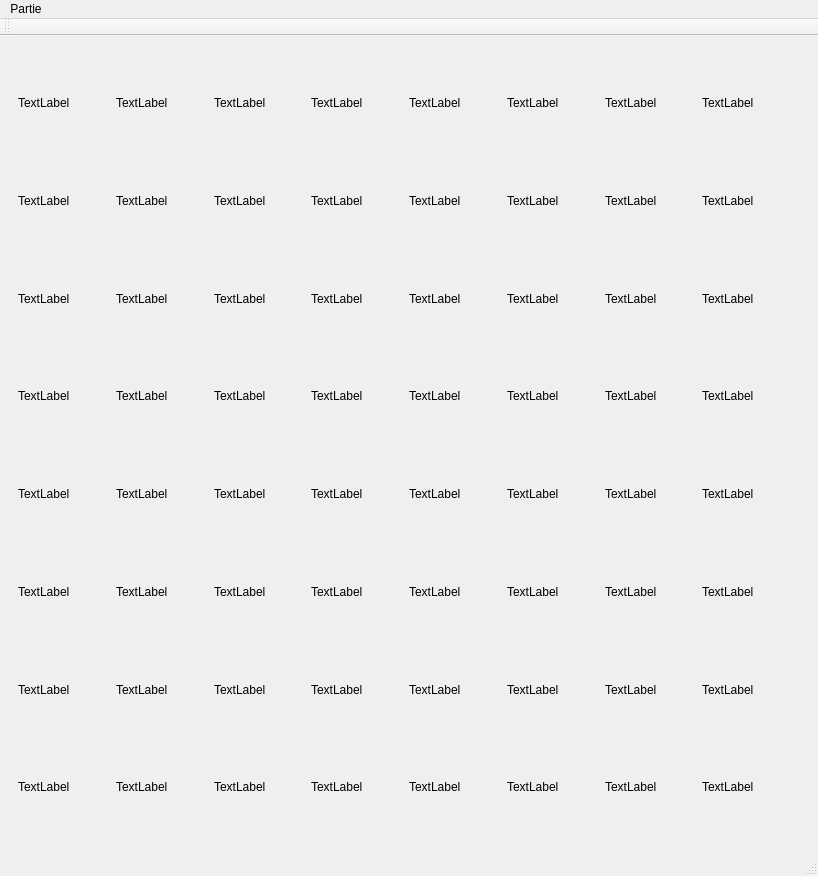
<?xml version="1.0" encoding="UTF-8"?>
<ui version="4.0">
 <class>MainWindow</class>
 <widget class="QMainWindow" name="MainWindow">
  <property name="geometry">
   <rect>
    <x>0</x>
    <y>0</y>
    <width>800</width>
    <height>600</height>
   </rect>
  </property>
  <property name="windowTitle">
   <string>MainWindow</string>
  </property>
  <widget class="QWidget" name="centralwidget">
   <property name="sizePolicy">
    <sizepolicy hsizetype="Fixed" vsizetype="Fixed">
     <horstretch>0</horstretch>
     <verstretch>0</verstretch>
    </sizepolicy>
   </property>
   <layout class="QGridLayout" name="gridLayout">
    <property name="sizeConstraint">
     <enum>QLayout::SetDefaultConstraint</enum>
    </property>
    <property name="leftMargin">
     <number>9</number>
    </property>
    <property name="topMargin">
     <number>9</number>
    </property>
    <property name="spacing">
     <number>0</number>
    </property>
    <item row="0" column="0">
     <widget class="EchecGrille" name="echecGrille" native="true">
      <property name="minimumSize">
       <size>
        <width>800</width>
        <height>800</height>
       </size>
      </property>
      <property name="maximumSize">
       <size>
        <width>800</width>
        <height>800</height>
       </size>
      </property>
      <layout class="QGridLayout" name="gridLayout_2">
       <property name="sizeConstraint">
        <enum>QLayout::SetNoConstraint</enum>
       </property>
       <property name="spacing">
        <number>0</number>
       </property>
       <item row="1" column="5">
        <widget class="EchecCase" name="label_14">
         <property name="text">
          <string>TextLabel</string>
         </property>
        </widget>
       </item>
       <item row="1" column="7">
        <widget class="EchecCase" name="label_16">
         <property name="text">
          <string>TextLabel</string>
         </property>
        </widget>
       </item>
       <item row="2" column="3">
        <widget class="EchecCase" name="label_20">
         <property name="text">
          <string>TextLabel</string>
         </property>
        </widget>
       </item>
       <item row="4" column="1">
        <widget class="EchecCase" name="label_34">
         <property name="text">
          <string>TextLabel</string>
         </property>
        </widget>
       </item>
       <item row="4" column="2">
        <widget class="EchecCase" name="label_35">
         <property name="text">
          <string>TextLabel</string>
         </property>
        </widget>
       </item>
       <item row="2" column="4">
        <widget class="EchecCase" name="label_21">
         <property name="text">
          <string>TextLabel</string>
         </property>
        </widget>
       </item>
       <item row="6" column="3">
        <widget class="EchecCase" name="label_52">
         <property name="text">
          <string>TextLabel</string>
         </property>
        </widget>
       </item>
       <item row="6" column="2">
        <widget class="EchecCase" name="label_51">
         <property name="text">
          <string>TextLabel</string>
         </property>
        </widget>
       </item>
       <item row="5" column="2">
        <widget class="EchecCase" name="label_43">
         <property name="text">
          <string>TextLabel</string>
         </property>
        </widget>
       </item>
       <item row="0" column="6">
        <widget class="EchecCase" name="label_07">
         <property name="text">
          <string>TextLabel</string>
         </property>
        </widget>
       </item>
       <item row="0" column="0">
        <widget class="EchecCase" name="label_01">
         <property name="text">
          <string>TextLabel</string>
         </property>
        </widget>
       </item>
       <item row="5" column="7">
        <widget class="EchecCase" name="label_48">
         <property name="text">
          <string>TextLabel</string>
         </property>
        </widget>
       </item>
       <item row="3" column="0">
        <widget class="EchecCase" name="label_25">
         <property name="text">
          <string>TextLabel</string>
         </property>
        </widget>
       </item>
       <item row="0" column="7">
        <widget class="EchecCase" name="label_08">
         <property name="text">
          <string>TextLabel</string>
         </property>
        </widget>
       </item>
       <item row="2" column="0">
        <widget class="EchecCase" name="label_17">
         <property name="text">
          <string>TextLabel</string>
         </property>
        </widget>
       </item>
       <item row="2" column="2">
        <widget class="EchecCase" name="label_19">
         <property name="text">
          <string>TextLabel</string>
         </property>
        </widget>
       </item>
       <item row="1" column="0">
        <widget class="EchecCase" name="label_09">
         <property name="text">
          <string>TextLabel</string>
         </property>
        </widget>
       </item>
       <item row="3" column="5">
        <widget class="EchecCase" name="label_30">
         <property name="text">
          <string>TextLabel</string>
         </property>
        </widget>
       </item>
       <item row="6" column="6">
        <widget class="EchecCase" name="label_55">
         <property name="text">
          <string>TextLabel</string>
         </property>
        </widget>
       </item>
       <item row="1" column="2">
        <widget class="EchecCase" name="label_11">
         <property name="text">
          <string>TextLabel</string>
         </property>
        </widget>
       </item>
       <item row="4" column="6">
        <widget class="EchecCase" name="label_39">
         <property name="text">
          <string>TextLabel</string>
         </property>
        </widget>
       </item>
       <item row="6" column="0">
        <widget class="EchecCase" name="label_49">
         <property name="text">
          <string>TextLabel</string>
         </property>
        </widget>
       </item>
       <item row="0" column="4">
        <widget class="EchecCase" name="label_05">
         <property name="text">
          <string>TextLabel</string>
         </property>
        </widget>
       </item>
       <item row="4" column="3">
        <widget class="EchecCase" name="label_36">
         <property name="text">
          <string>TextLabel</string>
         </property>
        </widget>
       </item>
       <item row="0" column="5">
        <widget class="EchecCase" name="label_06">
         <property name="text">
          <string>TextLabel</string>
         </property>
        </widget>
       </item>
       <item row="2" column="7">
        <widget class="EchecCase" name="label_24">
         <property name="text">
          <string>TextLabel</string>
         </property>
        </widget>
       </item>
       <item row="0" column="1">
        <widget class="EchecCase" name="label_02">
         <property name="text">
          <string>TextLabel</string>
         </property>
        </widget>
       </item>
       <item row="4" column="0">
        <widget class="EchecCase" name="label_33">
         <property name="text">
          <string>TextLabel</string>
         </property>
        </widget>
       </item>
       <item row="3" column="7">
        <widget class="EchecCase" name="label_32">
         <property name="text">
          <string>TextLabel</string>
         </property>
        </widget>
       </item>
       <item row="3" column="2">
        <widget class="EchecCase" name="label_27">
         <property name="text">
          <string>TextLabel</string>
         </property>
        </widget>
       </item>
       <item row="3" column="4">
        <widget class="EchecCase" name="label_29">
         <property name="text">
          <string>TextLabel</string>
         </property>
        </widget>
       </item>
       <item row="5" column="5">
        <widget class="EchecCase" name="label_46">
         <property name="text">
          <string>TextLabel</string>
         </property>
        </widget>
       </item>
       <item row="6" column="5">
        <widget class="EchecCase" name="label_54">
         <property name="text">
          <string>TextLabel</string>
         </property>
        </widget>
       </item>
       <item row="1" column="6">
        <widget class="EchecCase" name="label_15">
         <property name="text">
          <string>TextLabel</string>
         </property>
        </widget>
       </item>
       <item row="1" column="1">
        <widget class="EchecCase" name="label_10">
         <property name="text">
          <string>TextLabel</string>
         </property>
        </widget>
       </item>
       <item row="5" column="0">
        <widget class="EchecCase" name="label_41">
         <property name="text">
          <string>TextLabel</string>
         </property>
        </widget>
       </item>
       <item row="5" column="4">
        <widget class="EchecCase" name="label_45">
         <property name="text">
          <string>TextLabel</string>
         </property>
        </widget>
       </item>
       <item row="2" column="5">
        <widget class="EchecCase" name="label_22">
         <property name="text">
          <string>TextLabel</string>
         </property>
        </widget>
       </item>
       <item row="3" column="6">
        <widget class="EchecCase" name="label_31">
         <property name="text">
          <string>TextLabel</string>
         </property>
        </widget>
       </item>
       <item row="6" column="1">
        <widget class="EchecCase" name="label_50">
         <property name="text">
          <string>TextLabel</string>
         </property>
        </widget>
       </item>
       <item row="5" column="6">
        <widget class="EchecCase" name="label_47">
         <property name="text">
          <string>TextLabel</string>
         </property>
        </widget>
       </item>
       <item row="6" column="4">
        <widget class="EchecCase" name="label_53">
         <property name="text">
          <string>TextLabel</string>
         </property>
        </widget>
       </item>
       <item row="1" column="4">
        <widget class="EchecCase" name="label_13">
         <property name="text">
          <string>TextLabel</string>
         </property>
        </widget>
       </item>
       <item row="5" column="1">
        <widget class="EchecCase" name="label_42">
         <property name="text">
          <string>TextLabel</string>
         </property>
        </widget>
       </item>
       <item row="5" column="3">
        <widget class="EchecCase" name="label_44">
         <property name="text">
          <string>TextLabel</string>
         </property>
        </widget>
       </item>
       <item row="0" column="3">
        <widget class="EchecCase" name="label_04">
         <property name="text">
          <string>TextLabel</string>
         </property>
        </widget>
       </item>
       <item row="4" column="5">
        <widget class="EchecCase" name="label_38">
         <property name="text">
          <string>TextLabel</string>
         </property>
        </widget>
       </item>
       <item row="4" column="4">
        <widget class="EchecCase" name="label_37">
         <property name="text">
          <string>TextLabel</string>
         </property>
        </widget>
       </item>
       <item row="4" column="7">
        <widget class="EchecCase" name="label_40">
         <property name="text">
          <string>TextLabel</string>
         </property>
        </widget>
       </item>
       <item row="0" column="2">
        <widget class="EchecCase" name="label_03">
         <property name="text">
          <string>TextLabel</string>
         </property>
        </widget>
       </item>
       <item row="2" column="1">
        <widget class="EchecCase" name="label_18">
         <property name="text">
          <string>TextLabel</string>
         </property>
        </widget>
       </item>
       <item row="1" column="3">
        <widget class="EchecCase" name="label_12">
         <property name="text">
          <string>TextLabel</string>
         </property>
        </widget>
       </item>
       <item row="2" column="6">
        <widget class="EchecCase" name="label_23">
         <property name="text">
          <string>TextLabel</string>
         </property>
        </widget>
       </item>
       <item row="3" column="1">
        <widget class="EchecCase" name="label_26">
         <property name="text">
          <string>TextLabel</string>
         </property>
        </widget>
       </item>
       <item row="6" column="7">
        <widget class="EchecCase" name="label_56">
         <property name="text">
          <string>TextLabel</string>
         </property>
        </widget>
       </item>
       <item row="3" column="3">
        <widget class="EchecCase" name="label_28">
         <property name="text">
          <string>TextLabel</string>
         </property>
        </widget>
       </item>
       <item row="7" column="0">
        <widget class="EchecCase" name="label_57">
         <property name="text">
          <string>TextLabel</string>
         </property>
        </widget>
       </item>
       <item row="7" column="1">
        <widget class="EchecCase" name="label_58">
         <property name="text">
          <string>TextLabel</string>
         </property>
        </widget>
       </item>
       <item row="7" column="2">
        <widget class="EchecCase" name="label_59">
         <property name="text">
          <string>TextLabel</string>
         </property>
        </widget>
       </item>
       <item row="7" column="3">
        <widget class="EchecCase" name="label_60">
         <property name="text">
          <string>TextLabel</string>
         </property>
        </widget>
       </item>
       <item row="7" column="4">
        <widget class="EchecCase" name="label_61">
         <property name="text">
          <string>TextLabel</string>
         </property>
        </widget>
       </item>
       <item row="7" column="5">
        <widget class="EchecCase" name="label_62">
         <property name="text">
          <string>TextLabel</string>
         </property>
        </widget>
       </item>
       <item row="7" column="6">
        <widget class="EchecCase" name="label_63">
         <property name="text">
          <string>TextLabel</string>
         </property>
        </widget>
       </item>
       <item row="7" column="7">
        <widget class="EchecCase" name="label_64">
         <property name="text">
          <string>TextLabel</string>
         </property>
        </widget>
       </item>
      </layout>
     </widget>
    </item>
   </layout>
  </widget>
  <widget class="QMenuBar" name="menubar">
   <property name="geometry">
    <rect>
     <x>0</x>
     <y>0</y>
     <width>800</width>
     <height>22</height>
    </rect>
   </property>
   <widget class="QMenu" name="menuFichier">
    <property name="title">
     <string>Partie</string>
    </property>
    <addaction name="actionNouvelle_partie"/>
   </widget>
   <addaction name="menuFichier"/>
  </widget>
  <widget class="QStatusBar" name="statusbar"/>
  <widget class="QToolBar" name="toolBar">
   <property name="windowTitle">
    <string>toolBar</string>
   </property>
   <attribute name="toolBarArea">
    <enum>TopToolBarArea</enum>
   </attribute>
   <attribute name="toolBarBreak">
    <bool>false</bool>
   </attribute>
  </widget>
  <action name="actionNouvelle_partie">
   <property name="text">
    <string>Nouvelle partie</string>
   </property>
  </action>
 </widget>
 <customwidgets>
  <customwidget>
   <class>EchecCase</class>
   <extends>QLabel</extends>
   <header location="global">echeccase.h</header>
  </customwidget>
  <customwidget>
   <class>EchecGrille</class>
   <extends>QWidget</extends>
   <header location="global">echecgrille.h</header>
   <container>1</container>
  </customwidget>
 </customwidgets>
 <resources/>
 <connections/>
</ui>
